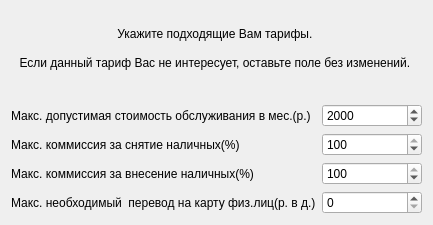
            <widget class="QWidget" name="scrollAreaWidgetContents_3">
             <property name="geometry">
              <rect>
               <x>0</x>
               <y>0</y>
               <width>433</width>
               <height>225</height>
              </rect>
             </property>
             <layout class="QGridLayout" name="gridLayout_4">
              <item row="11" column="1">
               <widget class="QSpinBox" name="transfer_biz_SpinBox"/>
              </item>
              <item row="11" column="0">
               <widget class="QLabel" name="label_17">
                <property name="text">
                 <string>Макс. необходимый  перевод на карту физ.лиц(р. в д.)</string>
                </property>
               </widget>
              </item>
              <item row="5" column="0">
               <widget class="QLabel" name="label_11">
                <property name="text">
                 <string>Макс. коммиссия за внесение наличных(%)</string>
                </property>
               </widget>
              </item>
              <item row="3" column="0">
               <widget class="QLabel" name="label_18">
                <property name="text">
                 <string>Макс. допустимая стоимость обслуживания в мес.(р.)</string>
                </property>
               </widget>
              </item>
              <item row="0" column="0" colspan="2">
               <widget class="QLabel" name="label_13">
                <property name="styleSheet">
                 <string notr="true">font: 10pt &quot;MS Shell Dlg 2&quot;;</string>
                </property>
                <property name="text">
                 <string>
Укажите подходящие Вам тарифы. </string>
                </property>
                <property name="scaledContents">
                 <bool>false</bool>
                </property>
                <property name="alignment">
                 <set>Qt::AlignCenter</set>
                </property>
                <property name="wordWrap">
                 <bool>true</bool>
                </property>
               </widget>
              </item>
              <item row="3" column="1">
               <widget class="QSpinBox" name="mounthPayment_biz_SpinBox">
                <property name="maximum">
                 <number>1000000</number>
                </property>
                <property name="value">
                 <number>2000</number>
                </property>
               </widget>
              </item>
              <item row="5" column="1">
               <widget class="QSpinBox" name="cashInputComission_biz_SpinBox">
                <property name="maximum">
                 <number>100</number>
                </property>
                <property name="singleStep">
                 <number>1</number>
                </property>
                <property name="value">
                 <number>100</number>
                </property>
               </widget>
              </item>
              <item row="4" column="0">
               <widget class="QLabel" name="label_14">
                <property name="text">
                 <string>Макс. коммиссия за снятие наличных(%)</string>
                </property>
               </widget>
              </item>
              <item row="4" column="1">
               <widget class="QSpinBox" name="cashComission_biz_SpinBox">
                <property name="maximum">
                 <number>100</number>
                </property>
                <property name="singleStep">
                 <number>1</number>
                </property>
                <property name="value">
                 <number>100</number>
                </property>
               </widget>
              </item>
              <item row="1" column="0" colspan="2">
               <widget class="QLabel" name="label_12">
                <property name="styleSheet">
                 <string notr="true">font: 6pt &quot;MS Shell Dlg 2&quot;;</string>
                </property>
                <property name="text">
                 <string>Если данный тариф Вас не интересует, оставьте поле без изменений. </string>
                </property>
                <property name="alignment">
                 <set>Qt::AlignCenter</set>
                </property>
               </widget>
              </item>
              <item row="2" column="0" colspan="2">
               <spacer name="horizontalSpacer_2">
                <property name="orientation">
                 <enum>Qt::Horizontal</enum>
                </property>
                <property name="sizeHint" stdset="0">
                 <size>
                  <width>40</width>
                  <height>20</height>
                 </size>
                </property>
               </spacer>
              </item>
             </layout>
            </widget>
